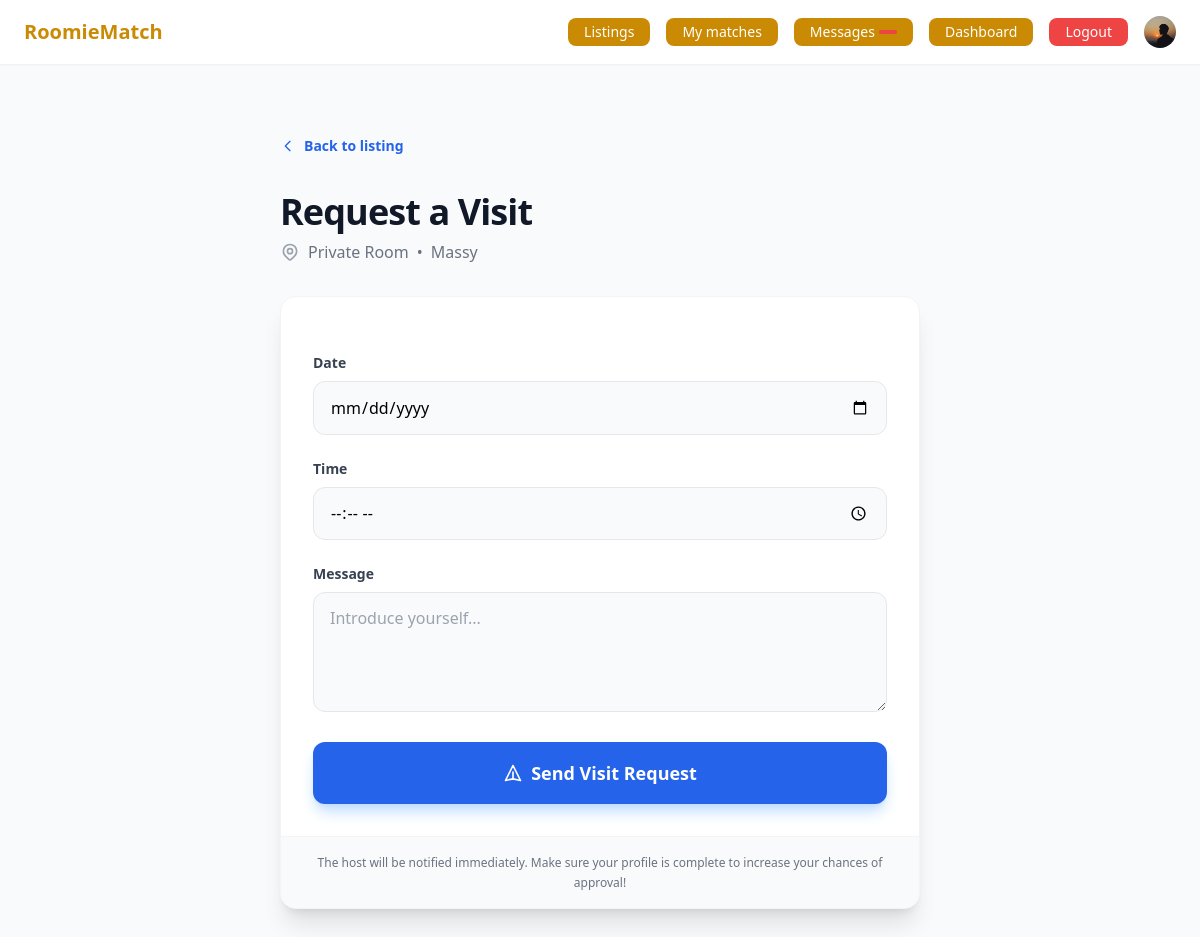
/visits/request/4/ (signed in), run on the app's committed database.
### accounts/models.py (models this page shows, shortened)
class User(AbstractUser):
    class Role(models.TextChoices):
        SEEKER = 'seeker', 'Seeker'    # looking for a room
        OWNER  = 'owner',  'Owner'     # offering a room
    role   = models.CharField(max_length=20, choices=Role.choices, default=Role.SEEKER)
    avatar = models.ImageField(upload_to='avatars/', null=True, blank=True)
    phone  = models.CharField(max_length=20, blank=True)
    bio    = models.TextField(blank=True)
    city   = models.CharField(max_length=100, blank=True)
    def is_seeker(self):
        return self.role == self.Role.SEEKER
    def is_owner(self):
        return self.role == self.Role.OWNER

### listings/models.py (models this page shows, shortened)
class Listing(models.Model):
    class Status(models.TextChoices):
        ACTIVE   = 'active',   'Active'
        INACTIVE = 'inactive', 'Inactive'
        RENTED   = 'rented',   'Rented'
    class RoomType(models.TextChoices):
        PRIVATE = 'private', 'Private room'
        SHARED  = 'shared',  'Shared room'
        STUDIO  = 'studio',  'Studio'
    owner       = models.ForeignKey(User, on_delete=models.CASCADE, related_name='listings')
    title       = models.CharField(max_length=200)
    description = models.TextField()
    city        = models.CharField(max_length=100)
    address     = models.CharField(max_length=255, blank=True)
    price       = models.PositiveIntegerField(help_text='Monthly rent in €')
    size        = models.PositiveIntegerField(help_text='Room size in m²')
    room_type   = models.CharField(max_length=20, choices=RoomType.choices, default=RoomType.PRIVATE)
    status      = models.CharField(max_length=20, choices=Status.choices, default=Status.ACTIVE)
    pets_allowed   = models.BooleanField(default=False)
    smoking_allowed = models.BooleanField(default=False)
    students_allowed = models.BooleanField(default=True)
    preferred_schedule = models.CharField(
        max_length=20,
        choices=[('early', 'Early bird'), ('night', 'Night owl'), ('normal', 'Standard')],
        default='normal'
    )
    preferred_noise = models.CharField(
        max_length=20,
        choices=[('quiet', 'Quiet'), ('medium', 'Moderate'), ('loud', 'Lively')],
        default='medium'
    )
    available_from = models.DateField()
    created_at     = models.DateTimeField(auto_now_add=True)
    updated_at     = models.DateTimeField(auto_now=True)
    class Meta:
        ordering = ['-created_at']

### visits/views.py (the view)
# urls.py: path('request/<int:listing_pk>/',           views.request_visit,        name='request'),
@login_required
def request_visit(request, listing_pk):
    listing = get_object_or_404(Listing, pk=listing_pk, status='active')
    if not request.user.is_seeker():
        messages.error(request, 'Only seekers can request visits.')
        return redirect('listings:detail', pk=listing_pk)
    existing = VisitRequest.objects.filter(
        seeker  = request.user,
        listing = listing,
        status  = 'pending'
    ).first()
    if existing:
        messages.warning(request, 'You already have a pending visit request for this listing.')
        return redirect('listings:detail', pk=listing_pk)
    if request.method == 'POST':
        form = VisitRequestForm(request.POST)
        if form.is_valid():
            visit         = form.save(commit=False)
            visit.seeker  = request.user
            visit.listing = listing
            visit.save()
            send_visit_request_email.delay(visit.id)
            messages.success(request, 'Visit request sent successfully!')
            return redirect('visits:my_visits')
    else:
        form = VisitRequestForm()
    availabilities = Availability.objects.filter(
        listing      = listing,
        is_available = True,
        date__gte    = __import__('datetime').date.today()
    )
    return render(request, 'visits/request.html', {
        'form'          : form,
        'listing'       : listing,
        'availabilities': availabilities,
    })

### visits/forms.py
class VisitRequestForm(forms.ModelForm):
    class Meta:
        model   = VisitRequest
        fields  = ['date', 'time', 'message']
        widgets = {
            'date'   : forms.DateInput(attrs={'type': 'date', 'min': timezone.now().date()}),
            'time'   : forms.TimeInput(attrs={'type': 'time'}),
            'message': forms.Textarea(attrs={'rows': 3, 'placeholder': 'Introduce yourself...'}),
        }

### templates/visits/request.html (shortened to what this page needs)
{% extends 'base.html' %}
{% block content %}
<div class="max-w-2xl mx-auto py-10 px-4">
  <div class="mb-8">
    <a href="{% url 'listings:detail' listing.pk %}" class="inline-flex items-center text-sm font-semibold text-blue-600 hover:text-blue-700 transition-colors group">
      <svg xmlns="http://www.w3.org/2000/svg" class="h-4 w-4 mr-2 transform group-hover:-translate-x-1 transition-transform" fill="none" viewBox="0 0 24 24" stroke="currentColor">
        <path stroke-linecap="round" stroke-linejoin="round" stroke-width="2" d="M15 19l-7-7 7-7" />
      </svg>
      Back to listing
    </a>
  </div>
  <div class="mb-8">
    <h1 class="text-4xl font-extrabold text-gray-900 tracking-tight">Request a Visit</h1>
    <div class="mt-2 flex items-center text-gray-500">
      <span class="font-medium">{{ listing.title }}</span>
      <span class="mx-2">•</span>
      <span>{{ listing.city }}</span>
    </div>
  </div>
  <div class="bg-white rounded-2xl shadow-xl border border-gray-100 overflow-hidden">
    <div class="p-8">
      <form method="POST" class="space-y-6">
        {% for field in form %}
          <div class="relative">
            <label class="block text-sm font-semibold text-gray-700 mb-2">{{ field.label }}</label>
            <div class="relative group">
              {{ field }}
            </div>
          </div>
        {% endfor %}
        <button type="submit" class="w-full flex justify-center items-center py-4 px-6 border border-transparent text-lg font-bold rounded-xl text-white bg-blue-600 hover:bg-blue-700 focus:outline-none focus:ring-2 focus:ring-offset-2 focus:ring-blue-500 transition-all transform hover:scale-[1.01] active:scale-95 shadow-lg shadow-blue-200">
          <svg xmlns="http://www.w3.org/2000/svg" class="h-5 w-5 mr-2" fill="none" viewBox="0 0 24 24" stroke="currentColor">
            <path stroke-linecap="round" stroke-linejoin="round" stroke-width="2" d="M12 19l9 2-9-18-9 18 9-2zm0 0v-8" />
          </svg>
          Send Visit Request
        </button>
      </form>
    </div>
    <div class="px-8 py-4 bg-gray-50 border-t border-gray-100">
      <p class="text-xs text-center text-gray-500 leading-relaxed">
        The host will be notified immediately. Make sure your profile is complete to increase your chances of approval!
      </p>
    </div>
  </div>
</div>
{% endblock %}

### templates/base.html (shortened to what this page needs)
<!DOCTYPE html>
<html lang="en">
<head>
  <script src="https://cdn.tailwindcss.com"></script>
</head>
<body class="bg-gray-50 min-h-screen">
  <nav class="bg-white shadow-sm px-6 py-4 flex items-center justify-between">
    <a href="/" class="text-xl font-bold text-yellow-600">RoomieMatch</a>
    <div class="flex items-center gap-4 text-sm">
      <a href="{% url 'listings:list' %}" class="bg-yellow-600 text-white px-4 py-1 rounded-lg">
        Listings
      </a>
      {% if user.is_authenticated %}
        {% if user.is_seeker %}
          <a href="{% url 'matching:best_matches' %}" class="bg-yellow-600 text-white px-4 py-1 rounded-lg">
            My matches
          </a>
        {% endif %}
        <a href="{% url 'messaging:inbox' %}" class="relative bg-yellow-600 text-white px-4 py-1 rounded-lg flex items-center gap-1">
           Messages
          <span id="unread-count"
                hx-get="{% url 'messaging:unread_count' %}"
                hx-trigger="load, every 30s"
                hx-swap="innerHTML"
                class="bg-red-500 text-white text-xs rounded-full px-1.5 py-0.5 min-w-[18px] text-center">
          </span>
        </a>
        <a href="{% url 'dashboard' %}" class="bg-yellow-600 text-white px-4 py-1 rounded-lg">
          Dashboard
        </a>
        <a href="{% url 'logout' %}" class="bg-red-500 text-white px-4 py-1 rounded-lg hover:bg-red-600">
          Logout
        </a>
        <a href="{% url 'profile' %}" class="flex items-center gap-2 hover:opacity-80">
          {% if user.avatar %}
            <img src="{{ user.avatar.url }}" class="w-8 h-8 rounded-full object-cover" />
          {% else %}
            <div class="w-8 h-8 rounded-full bg-blue-100 flex items-center justify-center text-sm font-bold text-blue-600">
              {{ user.username|first|upper }}
            </div>
          {% endif %}
        </a>
      {% else %}
        <a href="{% url 'login' %}"    class="bg-yellow-600 text-white px-4 py-1 rounded-lg hover:text-blue-600">Login</a>
        <a href="{% url 'register' %}" class="bg-blue-600 text-white px-4 py-1 rounded-lg hover:bg-blue-700">
          Sign Up
        </a>
      {% endif %}
    </div>
  </nav>
  <main class="max-w-6xl mx-auto px-4 py-8">
    {% block content %}{% endblock %}
  </main>
</body>
</html>

### templates/visits/request.html (style rules this page uses)
input, select, textarea { width: 100%; padding: 0.8rem 1rem; border-radius: 0.75rem; border: 1px solid #e5e7eb; transition: all 0.2s ease-in-out; outline: none; background-color: #f9fafb; }
textarea { min-height: 120px; }

### data on the page
User: avatar (picture)
Listing: title "Private Room", city "Massy"

### other printed values
{{ field.label }} "Date" "Time" "Message"
